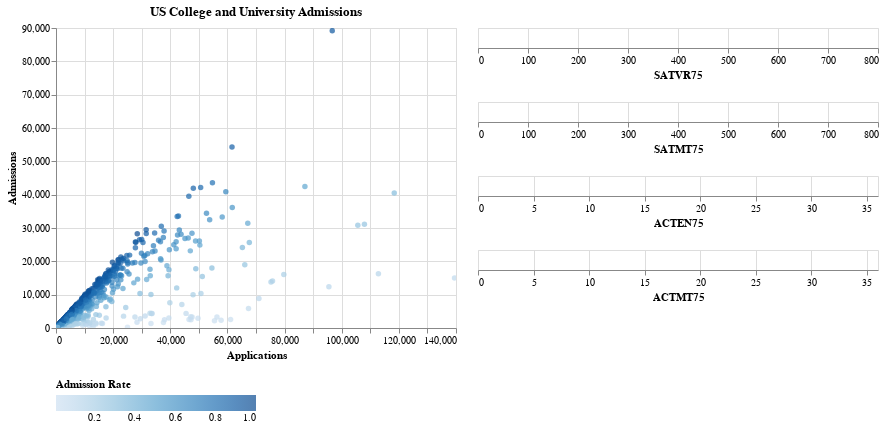

The notebook cell saved with this chart:
### Code cell
single = alt.selection_single(on='mouseover', nearest=False, empty='none')
# single = alt.selection_single()

admits = alt.Chart(df).mark_circle().encode(
            x = 'Applications',
            y = 'Admissions',
            color=alt.Color('Admission Rate', legend=alt.Legend(orient='bottom')),
            tooltip = ['Name', 'Admission Rate']
).add_selection(single).interactive().properties(title = 'US College and University Admissions')

base_scores = alt.Chart(df).mark_bar().encode(
).transform_filter(single)

scores = (base_scores.encode(alt.X('SATVR75', scale = alt.Scale(domain = (0, 800)))) &
          base_scores.encode(alt.X('SATMT75', scale = alt.Scale(domain = (0, 800)))) &
          base_scores.encode(alt.X('ACTEN75', scale = alt.Scale(domain = (0, 36)))) &
          base_scores.encode(alt.X('ACTMT75', scale = alt.Scale(domain = (0, 36))))
         )

#(admits | scores).save('admissions.html', embed_options = {'renderer':'svg'})
admits | scores

### Figure 1 — Vega-Lite specification as saved in the notebook (floating-point values rounded to 4 significant figures; data arrays with more than 128 entries replaced by an {"elided": "..."} marker saying what was removed)
{"config": {"view": {"continuousWidth": 400, "continuousHeight": 300}}, "hconcat": [{"mark": "circle", "encoding": {"color": {"field": "Admission Rate", "legend": {"orient": "bottom"}, "type": "quantitative"}, "tooltip": [{"field": "Name", "type": "nominal"}, {"field": "Admission Rate", "type": "quantitative"}], "x": {"field": "Applications", "type": "quantitative"}, "y": {"field": "Admissions", "type": "quantitative"}}, "selection": {"selector008": {"type": "single", "on": "mouseover", "nearest": false, "empty": "none"}, "selector009": {"type": "interval", "bind": "scales", "encodings": ["x", "y"]}}, "title": "US College and University Admissions"}, {"vconcat": [{"mark": "bar", "encoding": {"x": {"field": "SATVR75", "scale": {"domain": [0, 800]}, "type": "quantitative"}}, "transform": [{"filter": {"selection": "selector008"}}]}, {"mark": "bar", "encoding": {"x": {"field": "SATMT75", "scale": {"domain": [0, 800]}, "type": "quantitative"}}, "transform": [{"filter": {"selection": "selector008"}}]}, {"mark": "bar", "encoding": {"x": {"field": "ACTEN75", "scale": {"domain": [0, 36]}, "type": "quantitative"}}, "transform": [{"filter": {"selection": "selector008"}}]}, {"mark": "bar", "encoding": {"x": {"field": "ACTMT75", "scale": {"domain": [0, 36]}, "type": "quantitative"}}, "transform": [{"filter": {"selection": "selector008"}}]}]}], "data": {"name": "data-9b517c4fd2c9899ecb5f6b12e185e39d"}, "$schema": "https://vega.github.io/schema/vega-lite/v4.17.0.json", "datasets": {"data-9b517c4fd2c9899ecb5f6b12e185e39d": {"elided": "1386 records"}}}
